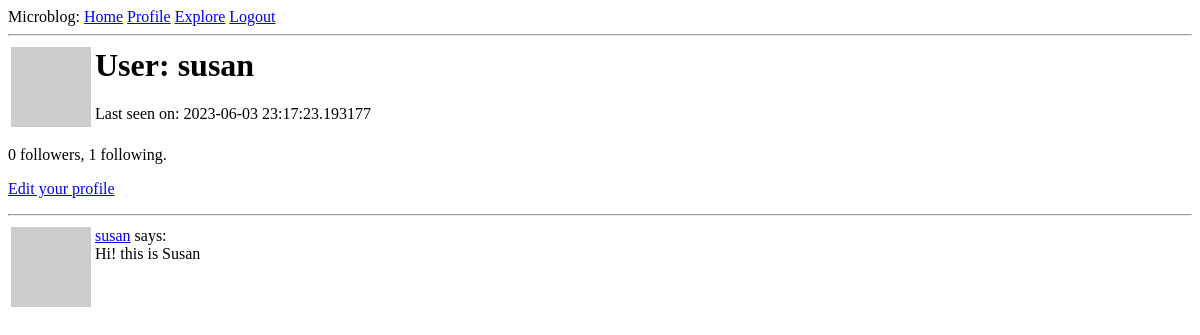
Before: /user/susan (signed in) with the older database file.
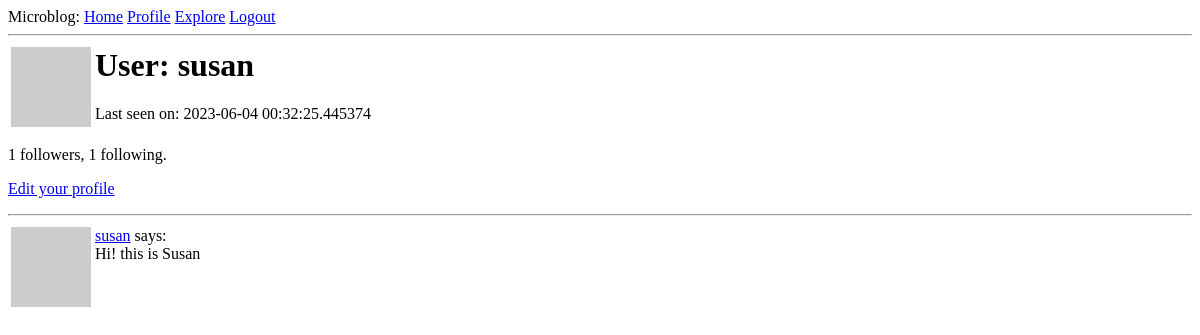
After: the same page with the newer database file.
### app/models.py (models this page shows, shortened)
class User(UserMixin, db.Model):
    id = db.Column(db.Integer, primary_key=True)
    username = db.Column(db.String(64), index=True, unique=True)
    email = db.Column(db.String(120), index=True, unique=True)
    password_hash = db.Column(db.String(128))
    posts = db.relationship("Post", backref="author", lazy="dynamic")
    about_me = db.Column(db.String(140))
    last_seen = db.Column(db.DateTime, default=datetime.utcnow)
    followed = db.relationship(
        "User",
        secondary=followers,
        primaryjoin=(followers.c.follower_id == id),
        secondaryjoin=(followers.c.followed_id == id),
        backref=db.backref("followers", lazy="dynamic"),
        lazy="dynamic",
    )
    def avatar(self, size):
        digest = md5(self.email.lower().encode("utf-8")).hexdigest()
        return "https://www.gravatar.com/avatar/{}?d=identicon&s={}".format(
            digest, size
        )

### app/routes.py (the view)
@app.route("/user/<username>")
@login_required
def user(username):
    user = User.query.filter_by(username=username).first_or_404()
    page = request.args.get("page", 1, type=int)
    posts = user.posts.order_by(Post.timestamp.desc()).paginate(
        page=page, per_page=app.config["POSTS_PER_PAGE"], error_out=False
    )
    next_url = (
        url_for("user", username=user.username, page=posts.next_num)
        if posts.has_next
        else None
    )
    prev_url = (
        url_for("user", username=user.username, page=posts.prev_num)
        if posts.has_prev
        else None
    )
    form = EmptyForm()
    return render_template(
        "user.html",
        user=user,
        posts=posts.items,
        next_url=next_url,
        prev_url=prev_url,
        form=form,
    )

### app/models.py (called while the page is built)
@login.user_loader
def load_user(id):
    return User.query.get(int(id))

### app/routes.py (called while the page is built)
@app.before_request
def before_request():
    if current_user.is_authenticated:
        current_user.last_seen = datetime.utcnow()
        db.session.commit()

### app/templates/user.html (shortened to what this page needs)
{% extends 'base.html' %}
{% block content %}
  <table>
    <tr valign="top">
      <td>
        <img src="{{ user.avatar(128) }}" />
      </td>
      <td>
        <h1>User: {{ user.username }}</h1>
        {% if user.last_seen %}
          <p>Last seen on: {{ user.last_seen }}</p>
        {% endif %}
      </td>
    </tr>
  </table>
  <p>{{ user.followers.count() }} followers, {{ user.followed.count() }} following.</p>
  {% if user == current_user %}
    <p>
      <a href="{{ url_for('edit_profile') }}">Edit your profile</a>
    </p>
  {% endif %}
  <hr />
  {% for post in posts %}
    {% include '_post.html' %}
  {% endfor %}
{% endblock %}

Changed rows visible on the page:
changed User "susan": last_seen "2023-06-03 23:17:23.193177" → "2023-06-04 00:32:25.445374"
Other visible differences:
{{ user.followers.count() }}: "0" → "1"
